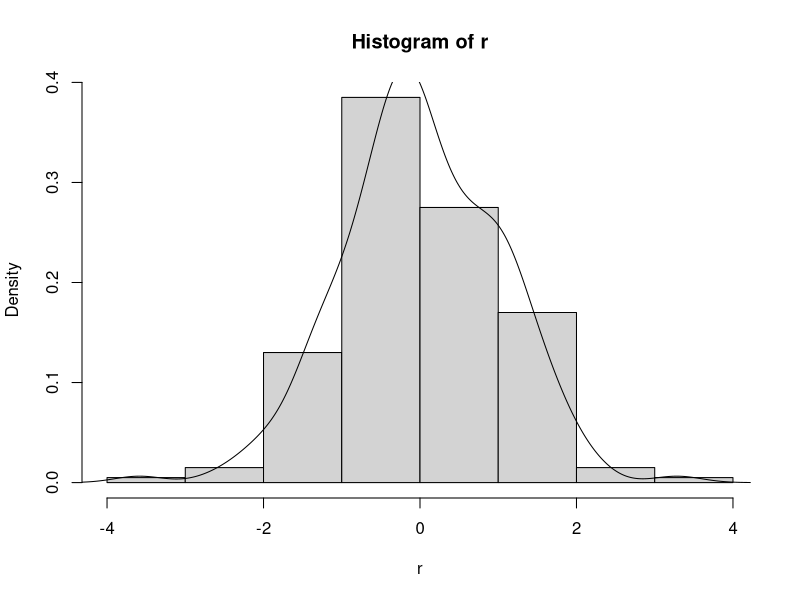

The R script that drew this image:
#Central Limit Theorem
mu <- 100
sigma <- 16
n <- 100

r <- c()
for (i in 1:200) {
  x <- rnorm(n,mean = 100,sd = 16)
  r[i] <- ((mean(x)-mu)/(sigma/sqrt(n)))
}
hist(r,probability = T)
lines(density(r))

#Confience Interval
x <- c(1.54,1.78,1.43,1.30,1.56,1.89,2.00,1.99,1.95,1.56)
n <- length(x)
xbar <- mean(x)
sigma <- 9.48
alpha <- 1-0.95
SE <- sigma/sqrt(n)
z_value <- qnorm(alpha/2)
CI <- xbar+c(-z_value*SE,z_value*SE)
CI

#When Std dev is not given
y <- c(175, 176, 173, 175, 174, 173, 173, 176, 173, 179)
y_bar <- mean(y)
n <- length(y)
sy <- sd(y)
SE <- sy/sqrt(n)
alpha <- 1-0.999
t_value <- qt(1-alpha/2,df=n-1)
CI <- y_bar+c(-t_value*SE,t_value*SE)
CI

